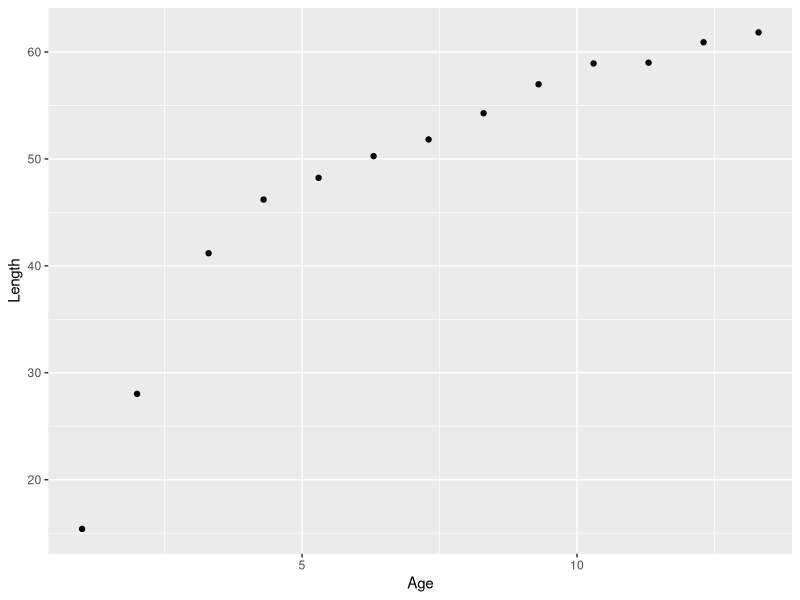
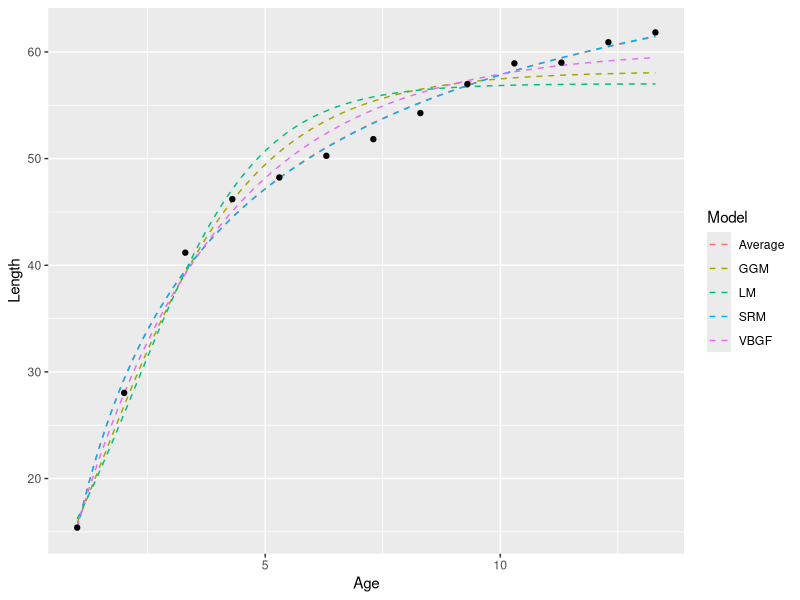
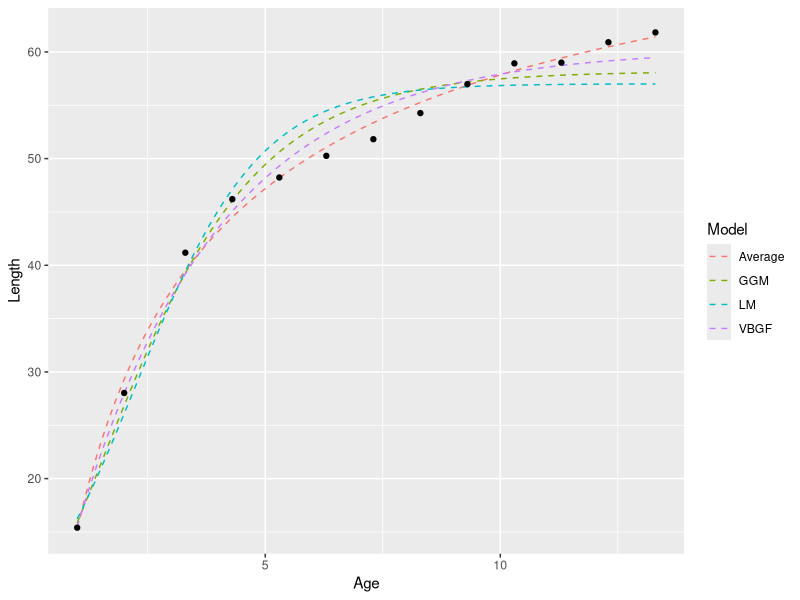

These charts were generated, in order, by the following R code:
## ---- chunk 1
library(knitr)
library(ggplot2)

Age = c(1,2,3.3,4.3,5.3,6.3,7.3,8.3,9.3,10.3,11.3,12.3,13.3)
Length = c(15.4,28.03,41.18,46.2,48.23,50.26,51.82,54.27,56.98,58.93,59,60.91,61.83)

data = cbind(Age, Length)

kable(data, col.names = c("Age (year)", "Female mean length (cm)"))
## ---- chunk 2
dataset = data.frame(Age, Length) # combine the data
colnames(dataset) <- c("Age", "Length") # rename the columns for plotting
ggplot(dataset, aes(x = Age, y = Length)) +
    geom_point()
## ---- chunk 3
VBGF <- function(x, Linf = theta[1], k = theta[2], t0 = theta[3], theta = c(Linf, k, t0)){
    y = Linf * (1 - exp(-k * (x - t0)))
    return(y)
}
## ---- chunk 4
GGM <- function(x, Linf = theta[1], k = theta[2], t0 = theta[3], theta = c(Linf, k, t0)){
    y = Linf * exp(- exp(- k * (x - (log(t0) - log(k)) / k)))
    return(y)
}
## ---- chunk 5
LM <- function(x, Linf = theta[1], k = theta[2], t0 = theta[3], theta = c(Linf, k, t0)){
    y = Linf * (1 + exp(-k*(x-t0))) ^ (-1)
    return(y)
}
## ---- chunk 6
e <- exp(1) 
SRM <- function(x, Linf = theta[1], k = theta[2], δ = theta[3], v = theta[4], γ = theta[5], theta = c(Linf, k, δ, v, γ)){
    y = Linf * exp(1 + δ* (e^(-k*(x^v)))) ^ (1/γ)
    return(y)
}
## ---- chunk 7
lognormal_like = function(x, y, FUN, Out, ...){  
    
    FUN = match.fun(FUN) 
    Like = numeric(length(y))
    NLL = numeric(length(y))
    ypred = FUN(x, ...)
    Dev2 = (log(Length/ypred)) ^ 2
    sigma = sqrt(mean(Dev2))
    
    for (i in 1:length(Age)){ 
        Like[i] = (1 / (x[i] * sqrt(2 * pi) * sigma)) * exp(-Dev2[i] / (2 * sigma ^ 2))
        NLL[i] = -log(Like[i])
    }
    
    if(Out==T) cat(sum(NLL),Linf,K,t0,"\n")
    
        Outs <- NULL
        Outs$Pred <- ypred
        Outs$Length <- Length
        Outs$Dev2 <- Dev2
        Outs$sigma <- sigma
        Outs$Like <- Like
        Outs$NLL <- NLL 
        Outs$Obj <- sum(NLL)
        
    return(Outs)
}

lognormal_like.SRM = function(x, y, FUN, Out, ...){  
    
    FUN = match.fun(FUN) 
    Like = numeric(length(y))
    NLL = numeric(length(y))
    ypred = FUN(x, ...)
    Dev2 = (log(Length/ypred)) ^ 2
    sigma = sqrt(mean(Dev2))
    
    for (i in 1:length(Age)){ 
        Like[i] = (1 / (x[i] * sqrt(2 * pi) * sigma)) * exp(-Dev2[i] / (2 * sigma ^ 2))
        NLL[i] = -log(Like[i])
    }
    
    if(Out==T) cat(sum(NLL),Linf,K,δ,v,γ,"\n")
    
        Outs <- NULL
        Outs$Pred <- ypred
        Outs$Length <- Length
        Outs$Dev2 <- Dev2
        Outs$sigma <- sigma
        Outs$Like <- Like
        Outs$NLL <- NLL 
        Outs$Obj <- sum(NLL)
        
    return(Outs)
}
## ---- chunk 8
obj_function = function(theda, ...){ 
    Outs <- lognormal_like(theda[1], theda[2], theda[3], ...)
    obj <- Outs$Obj 
    return(obj)
}
obj_function.SRM = function(theda, ...){ 
    Outs <- lognormal_like.SRM(theda[1], theda[2], theda[3], theda[4], theda[5],...)
    obj <- Outs$Obj 
    return(obj)
}
## ---- chunk 9
model_VBGF = optim(c(60, 0.7, 0), obj_function, FUN = VBGF, x = Age, y = Length, Out = F, hessian = T)
model_GGM = optim(c(70, 0.6, 0), obj_function, FUN = GGM, x = Age, y = Length, Out = F, hessian = T)
model_LM = optim(c(59, 0.7, 0), obj_function, FUN = LM, x = Age, y = Length, Out = F, hessian = T)
model_SRM = optim(c(61, 0.7, 0, 0, 0.5), obj_function.SRM, FUN = SRM, x = Age, y = Length, Out = F, hessian = T)
## ---- chunk 10
param_VBGF <- model_VBGF$par
param_GGM <- model_GGM$par
param_LM <- model_LM$par
param_SRM <- model_SRM$par

sd_VBGF <- sqrt(diag(solve(model_VBGF$hessian)))
sd_GGM <- sqrt(diag(solve(model_GGM$hessian)))
sd_LM <- sqrt(diag(solve(model_LM$hessian)))
sd_SRM <- sqrt(diag(solve(model_SRM$hessian))) 

model_result_VBGF <- cbind(param_VBGF, sd_VBGF)
model_result_GGM <- cbind(param_GGM, sd_GGM)
model_result_LM <- cbind(param_LM, sd_LM)
model_result_SRM <- cbind(param_SRM, sd_SRM)

rownames(model_result_VBGF) <- c("L inf", "k", "t0")
rownames(model_result_GGM) <- c("L inf", "k2", "λ")
rownames(model_result_LM) <- c("L inf", "k3", "t3")
rownames(model_result_SRM) <- c("L inf", "K4", "δ", "v", "γ" ) 

kable(model_result_VBGF, col.names = c("Estimated parameters", "Standard deviation"), caption = "1 von Bertalanffy growth function", digits = 3)
kable(model_result_GGM, col.names = c("Estimated parameters", "Standard deviation"), caption = "2 Gompertz growth model", digits = 3)
kable(model_result_LM, col.names = c("Estimated parameters", "Standard deviation"), caption = "3 Logistic model", digits = 3)
kable(model_result_SRM, col.names = c("Estimated parameters", "Standard deviation"), caption = "4 Schnute–Richards model", digits = 3)
## ---- chunk 11
VBGF_like = lognormal_like(data[, 1], data[, 2], VBGF, theta = param_VBGF, Out = F)$Obj
GGM_like = lognormal_like(data[, 1], data[, 2], GGM, theta = param_GGM, Out = F)$Obj
LM_like = lognormal_like(data[, 1], data[, 2], LM, theta = param_LM, Out = F)$Obj
SRM_like = lognormal_like(data[, 1], data[, 2], SRM, theta = param_SRM, Out = F)$Obj
## ---- chunk 12
obj_fun = function(theta, ...){ 
    Outs <- lognormal_like(k = theta[1], t0 = theta[2], ...)
    obj <- Outs$Obj
    return(obj)
}

LVBGF_like = numeric()
LVBGF_range = seq(from = param_VBGF[1] - 40, to = param_VBGF[1] + 100, length.out = 100)
for(i in 1:100){
        LVBGF_est = optim(param_VBGF[c(2, 3)], obj_fun, FUN = VBGF, Linf = LVBGF_range[i], x = data[, 1], y = data[ ,2], Out = F)$par
        LVBGF_like[i] = 2 * (- VBGF_like + lognormal_like(data[, 1], data[, 2], VBGF, Linf =  LVBGF_range[i], k = LVBGF_est[1], t0 = LVBGF_est[2], Out = F)$Obj)
}

LVBGF_accept = which(LVBGF_like < qchisq(0.95, 1))
LVBGF_ci = LVBGF_range[c(min(LVBGF_accept), max(LVBGF_accept))]
## ---- chunk 13
obj_fun = function(theta, ...){ 
    Outs <- lognormal_like(k = theta[1], t0 = theta[2], ...)
    obj <- Outs$Obj
    return(obj)
}

LGGM_like = numeric()
LGGM_range = seq(from = param_GGM[1] - 40, to = param_GGM[1] + 80, length.out = 100)
for(i in 1:100){
        LGGM_est = optim(param_GGM[c(2, 3)], obj_fun, FUN = GGM, Linf = LGGM_range[i], x = data[, 1], y = data[ ,2], Out = F)$par
        LGGM_like[i] = 2 * (- GGM_like + lognormal_like(data[, 1], data[, 2], GGM, Linf =  LGGM_range[i], k = LGGM_est[1], t0 = LGGM_est[2], Out = F)$Obj)
}

LGGM_accept = which(LGGM_like < qchisq(0.95, 1))
LGGM_ci = LGGM_range[c(min(LGGM_accept), max(LGGM_accept))]
## ---- chunk 14
obj_fun = function(theta, ...){ 
    Outs <- lognormal_like(k = theta[1], t0 = theta[2], ...)
    obj <- Outs$Obj
    return(obj)
}

LLM_like = numeric()
LLM_range = seq(from = param_LM[1] - 40, to = param_LM[1] + 80, length.out = 100)
for(i in 1:100){
        LLM_est = optim(param_LM[c(2, 3)], obj_fun, FUN = LM, Linf = LLM_range[i], x = data[, 1], y = data[ ,2], Out = F)$par
        LLM_like[i] = 2 * (- LM_like + lognormal_like(data[, 1], data[, 2], LM, Linf =  LLM_range[i], k = LLM_est[1], t0 = LLM_est[2], Out = F)$Obj)
}

LLM_accept = which(LLM_like < qchisq(0.95, 1))
LLM_ci = LLM_range[c(min(LLM_accept), max(LLM_accept))]
## ---- chunk 15
obj_fun = function(theda, ...){ 
    Outs <- lognormal_like.SRM(theda[1], theda[2], theda[3], theda[4], theda[5],...)
    obj <- Outs$Obj 
    return(obj)
}

LSRM_like = numeric()
LSRM_range = seq(from = param_SRM[1] - 40, to = param_SRM[1] + 80, length.out = 100)
for(i in 1:100){
        LSRM_est = optim(param_SRM[c(2, 3, 4, 5)], obj_fun, FUN = SRM, Linf = LSRM_range[i], x = data[, 1], y = data[ ,2], Out = F)$par
        LSRM_like[i] = 2 * (- SRM_like + lognormal_like(data[, 1], data[, 2], SRM, Linf =  LSRM_range[i], k = LSRM_est[1], δ = LSRM_est[2], v = LSRM_est[3], γ = LSRM_est[4], Out = F)$Obj)
}

LSRM_accept = which(LSRM_like < qchisq(0.95, 1))
LSRM_ci = LSRM_range[c(min(LSRM_accept), max(LSRM_accept))]
## ---- chunk 16
CI = rbind(LVBGF_ci, LGGM_ci, LLM_ci, LSRM_ci)
kable(CI, col.names = c("CI lower limit", "CI upper limit"))
## ---- chunk 17
#calculate AICc for both models
aicc_VBGF = 2 * VBGF_like + 2 * 3 + (2 * 3 * 4) / (204 - 3 - 1)
aicc_GGM = 2 * GGM_like + 2 * 3 + (2 * 3 * 4) / (204 - 3 - 1)
aicc_LM = 2 * LM_like + 2 * 3 + (2 * 3 * 4) / (204 - 3 - 1)
aicc_SRM = 2 * SRM_like + 2 * 3 + (2 * 3 * 4) / (204 - 3 - 1)

#find the best model with the lower AICc
min_aicc = min(aicc_VBGF, aicc_GGM, aicc_LM, aicc_SRM)

#calculate weights based on AICc
aicc_change = c(aicc_VBGF, aicc_GGM, aicc_LM, aicc_SRM) - min_aicc
weight = exp(-0.5 * aicc_change) / sum(exp(-0.5 * aicc_change))

#show results of AICc and weights
m_criterion = cbind(c(aicc_VBGF, aicc_GGM, aicc_LM, aicc_SRM), aicc_change, weight)
rownames(m_criterion) <- c("von Bertalanffy", "Gompertz", "Logistic", "Schnute–Richards")
colnames(m_criterion) <- c("AICc", "AICc change", "Weight")
kable(m_criterion)
## ---- chunk 18
pred_VBGF = VBGF(seq(from = min(data[ ,1]), to = max(data[, 1]), length.out = 100), theta = param_VBGF)
pred_GGM = GGM(seq(from = min(data[ ,1]), to = max(data[, 1]), length.out = 100), theta = param_GGM)
pred_LM = LM(seq(from = min(data[ ,1]), to = max(data[, 1]), length.out = 100), theta = param_LM)
pred_SRM = SRM(seq(from = min(data[ ,1]), to = max(data[, 1]), length.out = 100), theta = param_SRM)
pred_ave = weight[1] * pred_VBGF + weight[2] * pred_GGM + weight[3] * pred_LM +  weight[4] * pred_SRM
## ---- chunk 19
dataset = data.frame(rep(seq(from = min(data[ ,1]), to = max(data[, 1]), length.out = 100), 5), c(pred_VBGF, pred_GGM, pred_LM, pred_SRM, pred_ave), c(rep("VBGF", 100), rep("GGM",100), rep("LM",100), rep("SRM",100), rep("Average", 100)))
colnames(dataset) <- c("Age", "Esimated length", "Model")

# growth curves
p <- ggplot() +
    geom_line(aes(x = dataset$Age, y = dataset$`Esimated length`, col = dataset$Model), linetype = "dashed") +
    scale_color_discrete(name = "Model") +
    labs( x = "Age", y = "Length")
p <- p + geom_point(aes(x = data[, 1], y = data[, 2]))
p # The Average curve is covered by the SRM curve.
## ---- chunk 20
dataset = data.frame(rep(seq(from = min(data[ ,1]), to = max(data[, 1]), length.out = 100), 4), c(pred_VBGF, pred_GGM, pred_LM, pred_ave), c(rep("VBGF",100), rep("GGM",100), rep("LM",100), rep("Average", 100)))
colnames(dataset) <- c("Age", "Esimated length", "Model")

# growth curves
p <- ggplot() +
    geom_line(aes(x = dataset$Age, y = dataset$`Esimated length`, col = dataset$Model), linetype = "dashed") +
    scale_color_discrete(name = "Model") +
    labs( x = "Age", y = "Length")
p <- p + geom_point(aes(x = data[, 1], y = data[, 2]))
p # In this graph, we can clearly see the Average curve.
